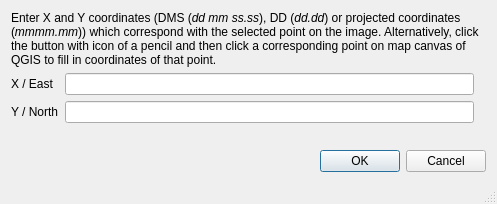
<?xml version="1.0" encoding="UTF-8"?>
<ui version="4.0">
 <class>QgsMapCoordsDialogBase</class>
 <widget class="QDialog" name="QgsMapCoordsDialogBase">
  <property name="geometry">
   <rect>
    <x>0</x>
    <y>0</y>
    <width>497</width>
    <height>204</height>
   </rect>
  </property>
  <property name="windowTitle">
   <string>Enter map coordinates</string>
  </property>
  <property name="sizeGripEnabled">
   <bool>true</bool>
  </property>
  <layout class="QGridLayout" name="gridLayout" columnstretch="0,0,0,0">
   <item row="0" column="0" colspan="4">
    <widget class="QLabel" name="label">
     <property name="text">
      <string>&lt;html&gt;&lt;head/&gt;&lt;body&gt;&lt;p&gt;Enter X and Y coordinates (DMS (&lt;span style=&quot; font-style:italic;&quot;&gt;dd mm ss.ss&lt;/span&gt;), DD (&lt;span style=&quot; font-style:italic;&quot;&gt;dd.dd&lt;/span&gt;) or projected coordinates (&lt;span style=&quot; font-style:italic;&quot;&gt;mmmm.mm&lt;/span&gt;)) which correspond with the selected point on the image. Alternatively, click the button with icon of a pencil and then click a corresponding point on map canvas of QGIS to fill in coordinates of that point.&lt;/p&gt;&lt;/body&gt;&lt;/html&gt;</string>
     </property>
     <property name="wordWrap">
      <bool>true</bool>
     </property>
    </widget>
   </item>
   <item row="2" column="1">
    <widget class="QLineEdit" name="leYCoord"/>
   </item>
   <item row="2" column="0">
    <widget class="QLabel" name="textLabel2">
     <property name="text">
      <string>Y / North</string>
     </property>
    </widget>
   </item>
   <item row="1" column="0">
    <widget class="QLabel" name="textLabel1">
     <property name="text">
      <string>X / East</string>
     </property>
    </widget>
   </item>
   <item row="1" column="1">
    <widget class="QLineEdit" name="leXCoord"/>
   </item>
   <item row="4" column="0" colspan="4">
    <widget class="QDialogButtonBox" name="buttonBox">
     <property name="standardButtons">
      <set>QDialogButtonBox::Cancel|QDialogButtonBox::Ok</set>
     </property>
    </widget>
   </item>
   <item row="4" column="0">
    <spacer name="verticalSpacer">
     <property name="orientation">
      <enum>Qt::Vertical</enum>
     </property>
     <property name="sizeHint" stdset="0">
      <size>
       <width>20</width>
       <height>40</height>
      </size>
     </property>
    </spacer>
   </item>
  </layout>
 </widget>
 <layoutdefault spacing="6" margin="11"/>
 <tabstops>
  <tabstop>leXCoord</tabstop>
  <tabstop>leYCoord</tabstop>
 </tabstops>
 <resources/>
 <connections>
  <connection>
   <sender>buttonBox</sender>
   <signal>rejected()</signal>
   <receiver>QgsMapCoordsDialogBase</receiver>
   <slot>close()</slot>
   <hints>
    <hint type="sourcelabel">
     <x>194</x>
     <y>180</y>
    </hint>
    <hint type="destinationlabel">
     <x>194</x>
     <y>101</y>
    </hint>
   </hints>
  </connection>
  <connection>
   <sender>leXCoord</sender>
   <signal>returnPressed()</signal>
   <receiver>leYCoord</receiver>
   <slot>setFocus()</slot>
   <hints>
    <hint type="sourcelabel">
     <x>86</x>
     <y>119</y>
    </hint>
    <hint type="destinationlabel">
     <x>236</x>
     <y>119</y>
    </hint>
   </hints>
  </connection>
 </connections>
</ui>
